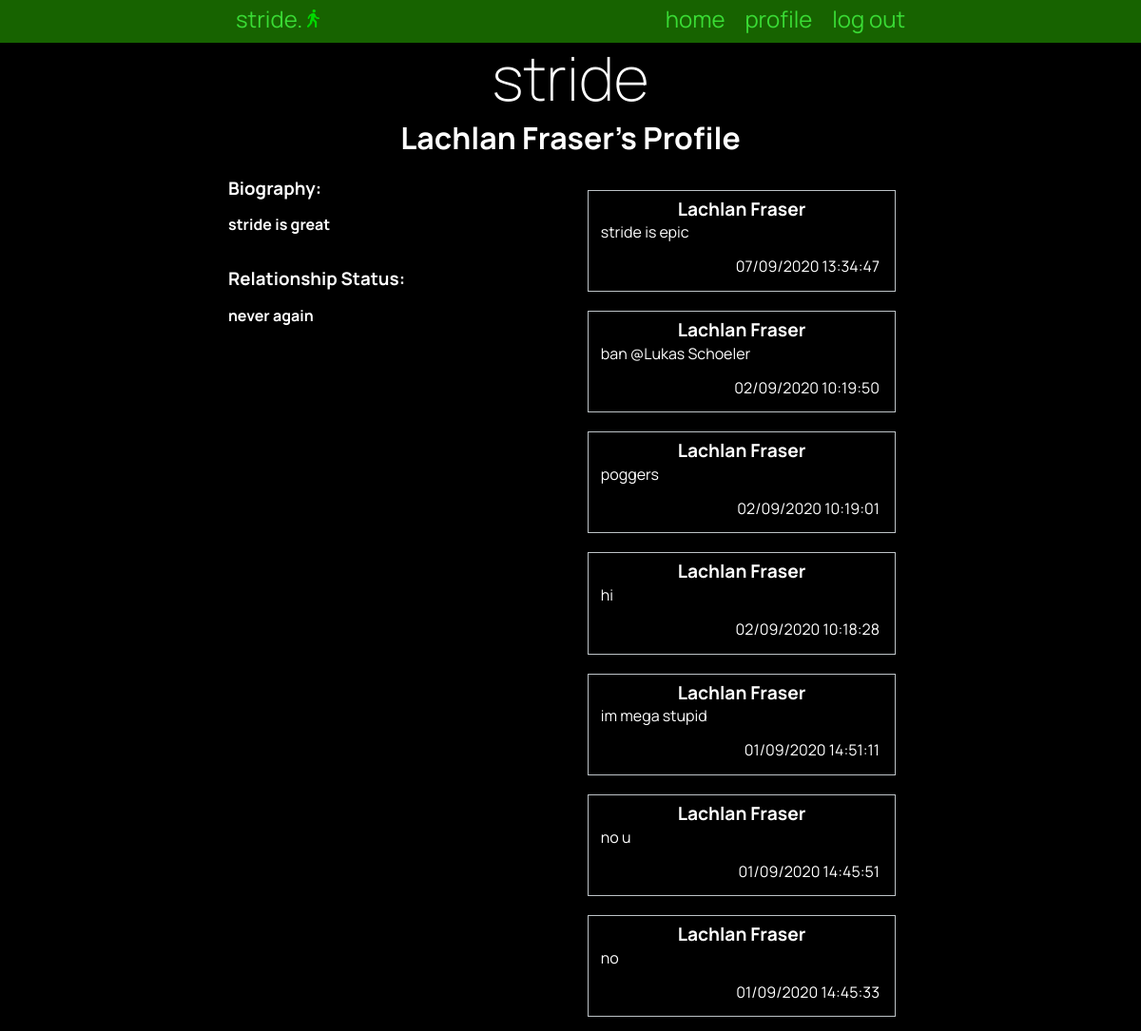
The page /profile/15 (signed in, upper part) on the database as committed earlier.
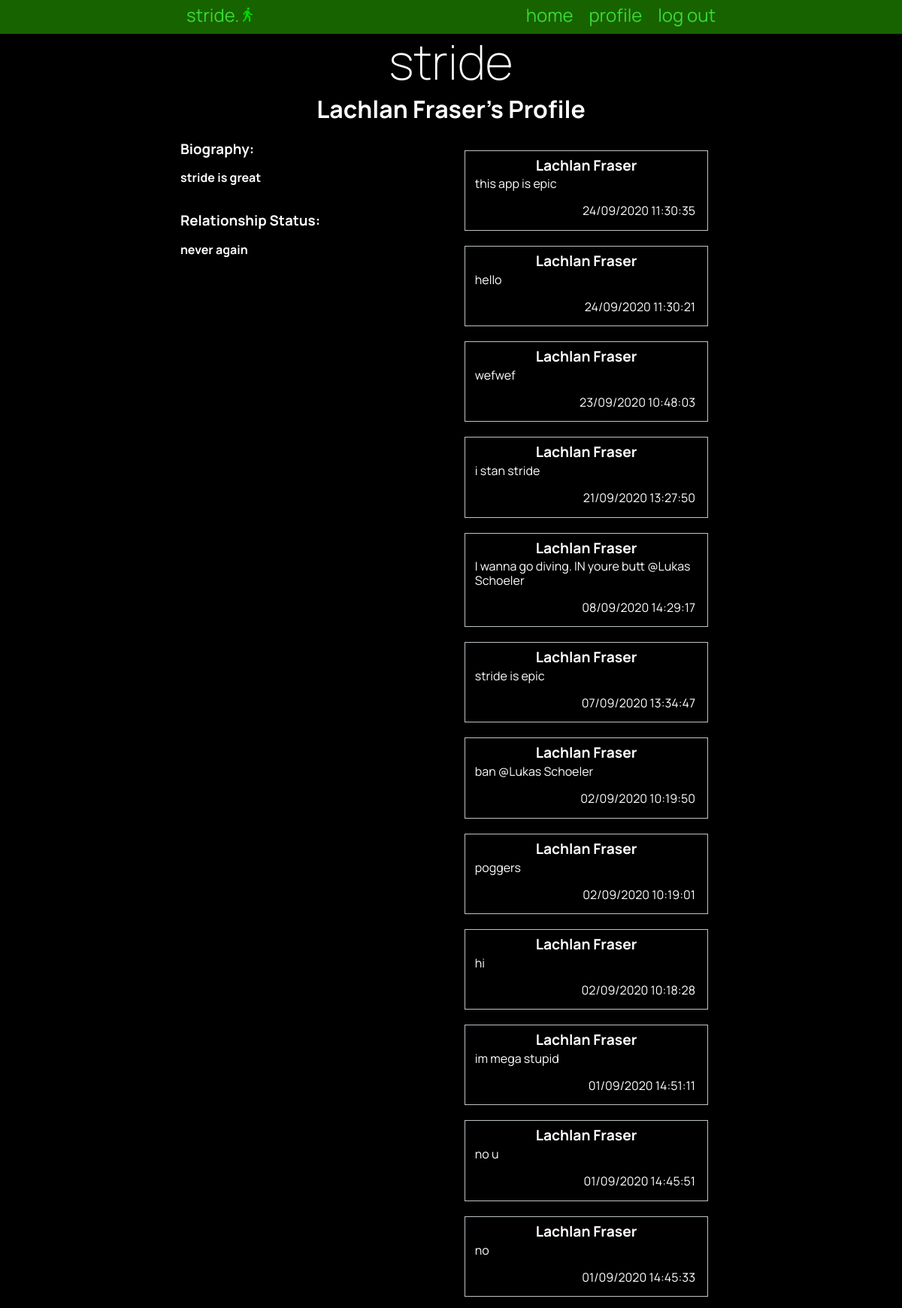
The same page on the database as committed later.
### tables this page shows
CREATE TABLE "users"
(
	id INTEGER
		constraint customer_pk
			primary key autoincrement,
	fname VARCHAR(30),
	lname varchar(30),
	email varchar(80),
	password CHAR(60)
, biography varchar(255), relationship varchar(50));

CREATE TABLE "posts"
(
	id INTEGER
		constraint posts_pk
			primary key autoincrement,
	post VARCHAR(500),
	time TIMESTAMP
, customer_id INTEGER);

### app.py (the view)
@app.route('/profile/<userid>')
def profile(userid):
    con = create_connection(DB_NAME)
    query = "SELECT COUNT(*) FROM users WHERE id = ?"
    cur = con.cursor()  # You need this line next
    cur.execute(query, (userid,))  # this line actually executes the query
    profilecount = cur.fetchall()[0][0]  # puts the results into a list usable in python
    if profilecount < 1:
        flash("No user with " + str(userid) + " as their id.")
        return redirect("/")
    query = """SELECT posts.id,users.fname,users.lname,posts.post,strftime('%d/%m/%Y %H:%M:%S', posts.time) AS time
                FROM posts,users
                WHERE posts.customer_id = ? AND posts.customer_id = users.id
                ORDER BY posts.time DESC"""
    cur = con.cursor()  # You need this line next
    cur.execute(query, (userid,))  # this line actually executes the query
    post_list = cur.fetchall()  # puts the results into a list usable in python
    con = create_connection(DB_NAME)
    query = "SELECT fname,lname,biography,relationship,id FROM users WHERE id = ?"
    cur = con.cursor()  # You need this line next
    cur.execute(query, (userid,))  # this line actually executes the query
    user_info = cur.fetchall()
    con.close()
    correct_user = False
    if str(session['userid']) == str(userid):
        correct_user = True
    return render_template('profile.html', logged_in=is_logged_in(), correctuser=correct_user, posts=post_list, userinfo=user_info, )

### app.py (called while the page is built)
def create_connection(db_file):
    try:
        connection = sqlite3.connect(db_file)
        return connection
    except Error as e:
        print(e)
    return None

def is_logged_in():
    if session.get("email") is None:
        print("not logged in")
        return False
    else:
        print("logged in")
        return True

### templates/profile.html (shortened to what this page needs)
{% extends 'base.html' %}
{% block pageheading %}
{{ userinfo[0][0] }} {{ userinfo[0][1] }}'s Profile
{% endblock %}
{% block body %}
<div class="mainPageParent">
    <div class="left">
        {% if userinfo[0][2] %}
        <h3>Biography:</h3><br>
        <h4>{{ userinfo[0][2] }}</h4><br><br>
        {% endif %}
        {% if userinfo[0][3] %}
        <h3>Relationship Status:</h3><br>
        <h4>{{ userinfo[0][3] }}</h4>
        {% endif %}
    </div>
    <div class="mainFeed">
        {% for post in posts %}
        <div class="mainFeed-box">
            <div class="post-box-heading">
                <h3> {{ post[1] }} {{ post[2] }}</h3>
            </div>
            <div class="mainFeed-box-text">
                <p>{{ post[3] }} </p>
            </div>
            <div class="mainFeed-box-info">
                {{ post[4] }}
            </div>
        </div>
        {% endfor %}
    </div>
</div>
{% endblock %}

### templates/base.html (shortened to what this page needs)
<!DOCTYPE html>
<html lang = "en">
<head>
    <link rel="stylesheet" href="https://cdnjs.cloudflare.com/ajax/libs/normalize/8.0.1/normalize.css"/>
    <link href="{{ url_for('static', filename='stride.css') }}" rel="stylesheet">
</head>
<body>
<nav>
    <div class="container">
        <div class="navbar-brand"><a href="/">stride.  <img width = 13 title = "stride." class = "saturate"> </a> </div>
        <div class="navbar-links">
            <a href="/">home</a>
            {% if logged_in %}
                <a href="/profile">profile</a>
                <a href="/logout">log out</a>
            {% else %}
                <a href="/login">log in</a>
            {% endif %}
        </div>
    </div>
</nav>
<div class="container">
    <header>
        <h1><a href="/">stride</a></h1>
        <h2>{% block pageheading %}{% endblock %}</h2>
    </header>
    {% block body %}{% endblock %}
</div>
</body>
</html>

### static/stride.css (style rules this page uses)
* { font-family: 'Manrope', sans-serif; padding: 0; margin: 0; box-sizing: border-box; }
body { background-color: black; color: rgba(255, 255, 255, 1); }
header h2 { padding: 0.5rem; }
.saturate { filter: saturate(2.8); }
.container { width: 60vw; margin: auto; }
.container::after { content: ""; clear: both; display: table; }
img { max-width: 100%; }
h1 { text-align: center; font-weight: 200; font-size: 4rem; margin: 0; }
h2 { font-size: 2rem; text-align: center; margin: 0 0 1rem 0; }
nav { background-color: rgb(23, 99, 0); text-align: center; font-size: 1.5rem; padding-top: 0.4rem; padding-bottom: 0.7rem; color: rgba(69, 219, 52, 0.73); }
.mainPageParent { width: 100%; }
.left { width: 49%; float: left; }
.navbar-brand { display: inline; float: left; }
.navbar-links { display: inline; float: right; }
nav a { padding: 0 0.5rem; font-size: 1.5rem; color: rgb(58, 219, 52); }
a, a:visited { text-decoration: none; }
h1 a { color: white; }
.mainFeed { display: flex; word-wrap: break-word; flex-wrap: wrap; justify-content: space-evenly; width: 50%; float: right; }
.mainFeed-box { width: 90%; float: right; padding: 0.5rem; margin: 1vw; border: 1px solid rgba(189, 195, 199, 1.0); color: rgb(255, 255, 255); margin-bottom: 0.5rem; }
.mainFeed-box-info { padding: 0.5rem; float: right; }
.mainFeed-box-text { padding: 0.3rem; }
.mainFeed-box h3 { font-size: 1.2rem; text-align: center; }
.mainFeed-box p { font-size: 1rem; margin-bottom: 0.3rem; }

Rows that differ between the two databases and show on the page:
added posts: fname "Lachlan", lname "Fraser", post "this app is epic", post "24/09/2020 11:30:35"
added posts: fname "Lachlan", lname "Fraser", post "hello", post "24/09/2020 11:30:21"
added posts: fname "Lachlan", lname "Fraser", post "wefwef", post "23/09/2020 10:48:03"
added posts: fname "Lachlan", lname "Fraser", post "i stan stride", post "21/09/2020 13:27:50"
added posts: fname "Lachlan", lname "Fraser", post "I wanna go diving. IN youre butt @Lukas Schoeler", post "08/09/2020 14:29:17"
